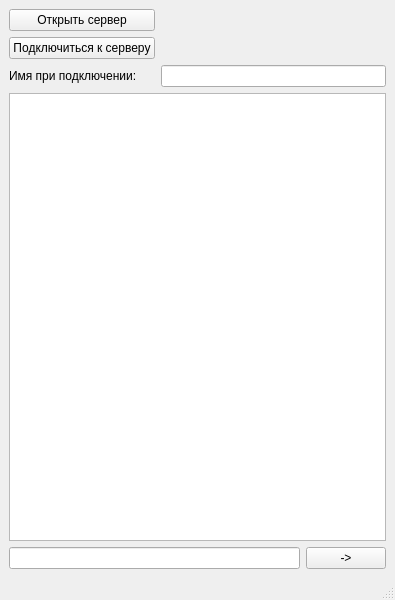
<?xml version="1.0" encoding="UTF-8"?>
<ui version="4.0">
 <class>MainWindow</class>
 <widget class="QMainWindow" name="MainWindow">
  <property name="geometry">
   <rect>
    <x>0</x>
    <y>0</y>
    <width>395</width>
    <height>600</height>
   </rect>
  </property>
  <property name="windowTitle">
   <string>MainWindow</string>
  </property>
  <widget class="QWidget" name="centralwidget">
   <layout class="QVBoxLayout" name="verticalLayout">
    <item>
     <layout class="QGridLayout" name="gridLayout">
      <item row="0" column="0">
       <widget class="QPushButton" name="server">
        <property name="text">
         <string>Открыть сервер</string>
        </property>
       </widget>
      </item>
      <item row="1" column="0">
       <widget class="QPushButton" name="connect">
        <property name="text">
         <string>Подключиться к серверу</string>
        </property>
       </widget>
      </item>
      <item row="3" column="0">
       <widget class="QLabel" name="label">
        <property name="text">
         <string>Имя при подключении:</string>
        </property>
       </widget>
      </item>
      <item row="3" column="1">
       <widget class="QLineEdit" name="name"/>
      </item>
      <item row="0" column="1">
       <widget class="QLabel" name="label_server">
        <property name="text">
         <string/>
        </property>
       </widget>
      </item>
      <item row="1" column="1">
       <widget class="QLabel" name="label_connect">
        <property name="text">
         <string/>
        </property>
       </widget>
      </item>
     </layout>
    </item>
    <item>
     <layout class="QHBoxLayout" name="horizontalLayout"/>
    </item>
    <item>
     <widget class="QTextBrowser" name="textBrowser"/>
    </item>
    <item>
     <layout class="QHBoxLayout" name="horizontalLayout_2">
      <item>
       <widget class="QLineEdit" name="lineEdit"/>
      </item>
      <item>
       <widget class="QPushButton" name="send">
        <property name="text">
         <string>-&gt;</string>
        </property>
       </widget>
      </item>
     </layout>
    </item>
   </layout>
  </widget>
  <widget class="QMenuBar" name="menubar">
   <property name="geometry">
    <rect>
     <x>0</x>
     <y>0</y>
     <width>395</width>
     <height>29</height>
    </rect>
   </property>
  </widget>
  <widget class="QStatusBar" name="statusbar"/>
 </widget>
 <resources/>
 <connections/>
</ui>
